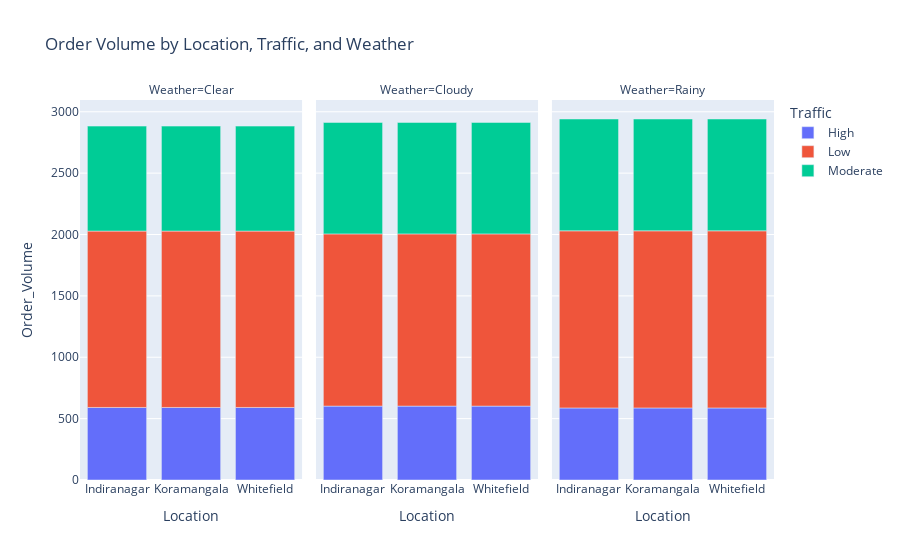

Here is the notebook cell this chart was saved with:
### Code cell
# Grouping data by Location, Weather, and Traffic to get the order volume count
location_weather_traffic_data=analysis_data.groupby(['Location','Weather','Traffic'])['Order_Volume'].size().reset_index()
# Creating a bar plot to visualize order volume across locations, weather, and traffic
fig=px.bar(location_weather_traffic_data,x='Location',y='Order_Volume',color='Traffic',facet_col='Weather',
           title='Order Volume by Location, Traffic, and Weather',
           labels={'Location':'Location','Order_Volume':'Order_Volume','Traffic':'Traffic','Weather':'Weather'})
fig.show()

### Figure 1 — Plotly figure (JSON) as saved in the notebook; plotly's stock layout.template omitted (floating-point values rounded to 4 significant figures)
{"data": [{"alignmentgroup": "True", "hovertemplate": "Traffic=High<br>Weather=Clear<br>Location=%{x}<br>Order_Volume=%{y}<extra></extra>", "legendgroup": "High", "marker": {"color": "#636efa", "pattern": {"shape": ""}}, "name": "High", "offsetgroup": "High", "orientation": "v", "showlegend": true, "textposition": "auto", "type": "bar", "x": ["Indiranagar", "Koramangala", "Whitefield"], "xaxis": "x", "y": [591, 591, 591], "yaxis": "y"}, {"alignmentgroup": "True", "hovertemplate": "Traffic=High<br>Weather=Cloudy<br>Location=%{x}<br>Order_Volume=%{y}<extra></extra>", "legendgroup": "High", "marker": {"color": "#636efa", "pattern": {"shape": ""}}, "name": "High", "offsetgroup": "High", "orientation": "v", "showlegend": false, "textposition": "auto", "type": "bar", "x": ["Indiranagar", "Koramangala", "Whitefield"], "xaxis": "x2", "y": [602, 602, 602], "yaxis": "y2"}, {"alignmentgroup": "True", "hovertemplate": "Traffic=High<br>Weather=Rainy<br>Location=%{x}<br>Order_Volume=%{y}<extra></extra>", "legendgroup": "High", "marker": {"color": "#636efa", "pattern": {"shape": ""}}, "name": "High", "offsetgroup": "High", "orientation": "v", "showlegend": false, "textposition": "auto", "type": "bar", "x": ["Indiranagar", "Koramangala", "Whitefield"], "xaxis": "x3", "y": [587, 587, 587], "yaxis": "y3"}, {"alignmentgroup": "True", "hovertemplate": "Traffic=Low<br>Weather=Clear<br>Location=%{x}<br>Order_Volume=%{y}<extra></extra>", "legendgroup": "Low", "marker": {"color": "#EF553B", "pattern": {"shape": ""}}, "name": "Low", "offsetgroup": "Low", "orientation": "v", "showlegend": true, "textposition": "auto", "type": "bar", "x": ["Indiranagar", "Koramangala", "Whitefield"], "xaxis": "x", "y": [1437, 1437, 1437], "yaxis": "y"}, {"alignmentgroup": "True", "hovertemplate": "Traffic=Low<br>Weather=Cloudy<br>Location=%{x}<br>Order_Volume=%{y}<extra></extra>", "legendgroup": "Low", "marker": {"color": "#EF553B", "pattern": {"shape": ""}}, "name": "Low", "offsetgroup": "Low", "orientation": "v", "showlegend": false, "textposition": "auto", "type": "bar", "x": ["Indiranagar", "Koramangala", "Whitefield"], "xaxis": "x2", "y": [1403, 1403, 1403], "yaxis": "y2"}, {"alignmentgroup": "True", "hovertemplate": "Traffic=Low<br>Weather=Rainy<br>Location=%{x}<br>Order_Volume=%{y}<extra></extra>", "legendgroup": "Low", "marker": {"color": "#EF553B", "pattern": {"shape": ""}}, "name": "Low", "offsetgroup": "Low", "orientation": "v", "showlegend": false, "textposition": "auto", "type": "bar", "x": ["Indiranagar", "Koramangala", "Whitefield"], "xaxis": "x3", "y": [1443, 1443, 1443], "yaxis": "y3"}, {"alignmentgroup": "True", "hovertemplate": "Traffic=Moderate<br>Weather=Clear<br>Location=%{x}<br>Order_Volume=%{y}<extra></extra>", "legendgroup": "Moderate", "marker": {"color": "#00cc96", "pattern": {"shape": ""}}, "name": "Moderate", "offsetgroup": "Moderate", "orientation": "v", "showlegend": true, "textposition": "auto", "type": "bar", "x": ["Indiranagar", "Koramangala", "Whitefield"], "xaxis": "x", "y": [855, 855, 855], "yaxis": "y"}, {"alignmentgroup": "True", "hovertemplate": "Traffic=Moderate<br>Weather=Cloudy<br>Location=%{x}<br>Order_Volume=%{y}<extra></extra>", "legendgroup": "Moderate", "marker": {"color": "#00cc96", "pattern": {"shape": ""}}, "name": "Moderate", "offsetgroup": "Moderate", "orientation": "v", "showlegend": false, "textposition": "auto", "type": "bar", "x": ["Indiranagar", "Koramangala", "Whitefield"], "xaxis": "x2", "y": [908, 908, 908], "yaxis": "y2"}, {"alignmentgroup": "True", "hovertemplate": "Traffic=Moderate<br>Weather=Rainy<br>Location=%{x}<br>Order_Volume=%{y}<extra></extra>", "legendgroup": "Moderate", "marker": {"color": "#00cc96", "pattern": {"shape": ""}}, "name": "Moderate", "offsetgroup": "Moderate", "orientation": "v", "showlegend": false, "textposition": "auto", "type": "bar", "x": ["Indiranagar", "Koramangala", "Whitefield"], "xaxis": "x3", "y": [911, 911, 911], "yaxis": "y3"}], "layout": {"annotations": [{"font": {}, "showarrow": false, "text": "Weather=Clear", "x": 0.16, "xanchor": "center", "xref": "paper", "y": 1, "yanchor": "bottom", "yref": "paper"}, {"font": {}, "showarrow": false, "text": "Weather=Cloudy", "x": 0.5, "xanchor": "center", "xref": "paper", "y": 1, "yanchor": "bottom", "yref": "paper"}, {"font": {}, "showarrow": false, "text": "Weather=Rainy", "x": 0.84, "xanchor": "center", "xref": "paper", "y": 1, "yanchor": "bottom", "yref": "paper"}], "barmode": "relative", "legend": {"title": {"text": "Traffic"}, "tracegroupgap": 0}, "title": {"text": "Order Volume by Location, Traffic, and Weather"}, "xaxis": {"anchor": "y", "domain": [0, 0.32], "title": {"text": "Location"}}, "xaxis2": {"anchor": "y2", "domain": [0.34, 0.66], "matches": "x", "title": {"text": "Location"}}, "xaxis3": {"anchor": "y3", "domain": [0.68, 1.0], "matches": "x", "title": {"text": "Location"}}, "yaxis": {"anchor": "x", "domain": [0, 1], "title": {"text": "Order_Volume"}}, "yaxis2": {"anchor": "x2", "domain": [0, 1], "matches": "y", "showticklabels": false}, "yaxis3": {"anchor": "x3", "domain": [0, 1], "matches": "y", "showticklabels": false}}}
